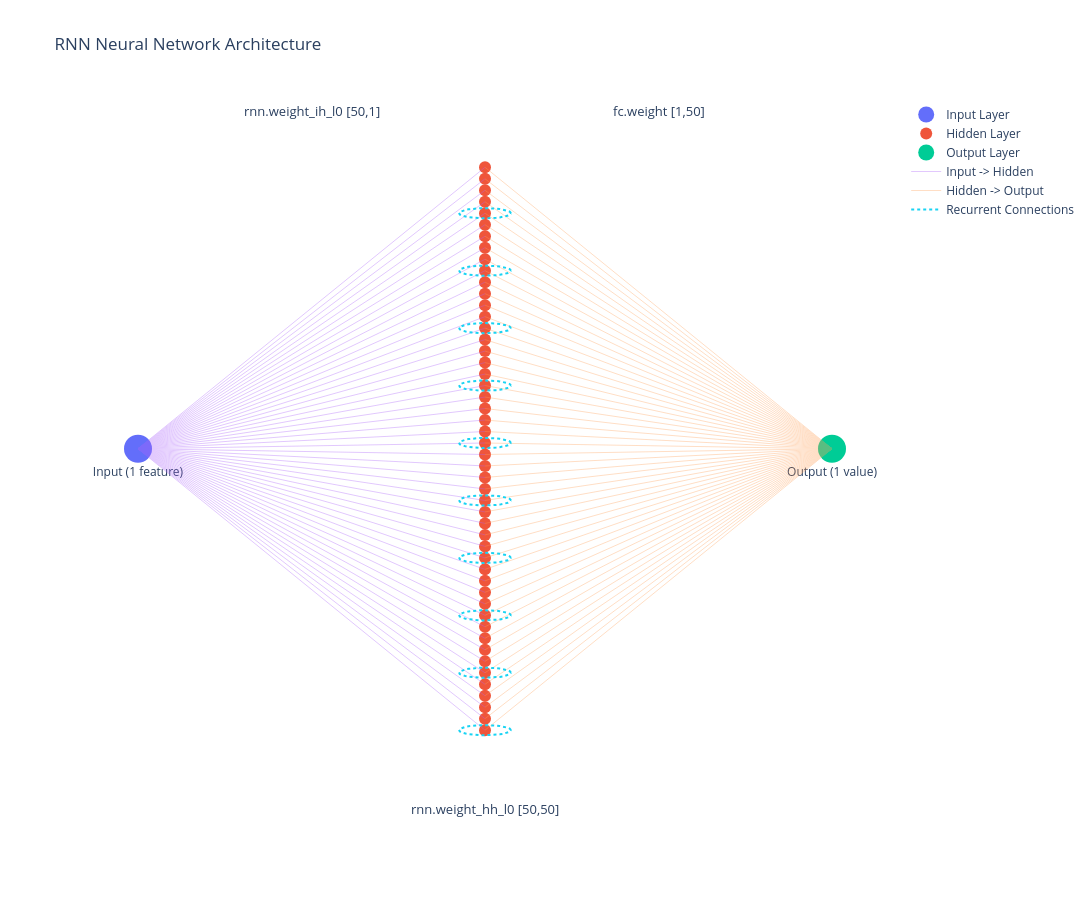

Notebook code cell kept with this figure:
### Markdown cell above
| Layer                | Description                           | Shape         | Weight / Bias Values Explanation |
|----------------------|---------------------------------------|---------------|----------------------------------|
| `rnn.weight_ih_l0`   | Input to Hidden Layer Weights        | `[50, 1]`     | Connects input feature to each of the 50 hidden units, influencing how input affects hidden activations. |
| `rnn.weight_hh_l0`   | Hidden to Hidden Layer Weights       | `[50, 50]`    | Connects each hidden unit to every other hidden unit, capturing temporal dependencies across time steps. |
| `rnn.bias_ih_l0`     | Input to Hidden Layer Biases         | `[50]`        | Adjusts the activation of each hidden unit to improve model flexibility for input transformations. |
| `rnn.bias_hh_l0`     | Hidden to Hidden Layer Biases        | `[50]`        | Adjusts hidden state outputs after combining them with hidden-to-hidden transformations. |
| `fc.weight`          | Fully Connected Layer Weights        | `[1, 50]`     | Connects 50 hidden units to a single output, combining RNN hidden states into one final output. |
| `fc.bias`            | Fully Connected Layer Bias           | `[1]`         | Single bias term adjusting the output of the fully connected layer. |

### Code cell
import plotly.graph_objects as go
import numpy as np

# ============================================================
# RNN ARCHITECTURE VISUALIZATION
# ============================================================

INPUT_SIZE = 1
HIDDEN_SIZE = 50
OUTPUT_SIZE = 1

fig = go.Figure()

# ------------------------------------------------------------
# NODE POSITIONS
# ------------------------------------------------------------

x_input = 0
x_hidden = 6
x_output = 12

# vertically center hidden layer
hidden_y = np.linspace(-25, 25, HIDDEN_SIZE)

# input/output centered
input_y = [0]
output_y = [0]

# ------------------------------------------------------------
# DRAW INPUT NODE
# ------------------------------------------------------------

fig.add_trace(
    go.Scatter(
        x=[x_input],
        y=input_y,
        mode="markers+text",
        marker=dict(size=28),
        text=["Input\n(1 feature)"],
        textposition="bottom center",
        name="Input Layer",
        hovertemplate=(
            "<b>Input Layer</b><br>"
            "Shape: [1]<br>"
            "Single time-series feature input"
            "<extra></extra>"
        )
    )
)

# ------------------------------------------------------------
# DRAW HIDDEN NODES
# ------------------------------------------------------------

fig.add_trace(
    go.Scatter(
        x=[x_hidden] * HIDDEN_SIZE,
        y=hidden_y,
        mode="markers",
        marker=dict(size=12),
        name="Hidden Layer",
        text=[
            (
                f"<b>Hidden Unit {i}</b><br>"
                f"Receives:<br>"
                "- Input weights from rnn.weight_ih_l0 [50,1]<br>"
                "- Recurrent weights from rnn.weight_hh_l0 [50,50]<br>"
                "- Biases from rnn.bias_ih_l0 and rnn.bias_hh_l0"
            )
            for i in range(HIDDEN_SIZE)
        ],
        hoverinfo="text"
    )
)

# ------------------------------------------------------------
# DRAW OUTPUT NODE
# ------------------------------------------------------------

fig.add_trace(
    go.Scatter(
        x=[x_output],
        y=output_y,
        mode="markers+text",
        marker=dict(size=28),
        text=["Output\n(1 value)"],
        textposition="bottom center",
        name="Output Layer",
        hovertemplate=(
            "<b>Output Layer</b><br>"
            "Shape: [1]<br>"
            "Receives weighted combination<br>"
            "from all 50 hidden units via fc.weight [1,50]"
            "<extra></extra>"
        )
    )
)

# ============================================================
# EDGES
# ============================================================

edge_x = []
edge_y = []

# ------------------------------------------------------------
# INPUT -> HIDDEN
# rnn.weight_ih_l0 [50,1]
# ------------------------------------------------------------

for hy in hidden_y:
    edge_x.extend([x_input, x_hidden, None])
    edge_y.extend([0, hy, None])

fig.add_trace(
    go.Scatter(
        x=edge_x,
        y=edge_y,
        mode="lines",
        line=dict(width=1),
        opacity=0.35,
        hoverinfo="skip",
        name="Input -> Hidden"
    )
)

# ------------------------------------------------------------
# HIDDEN -> OUTPUT
# fc.weight [1,50]
# ------------------------------------------------------------

edge_x = []
edge_y = []

for hy in hidden_y:
    edge_x.extend([x_hidden, x_output, None])
    edge_y.extend([hy, 0, None])

fig.add_trace(
    go.Scatter(
        x=edge_x,
        y=edge_y,
        mode="lines",
        line=dict(width=1),
        opacity=0.35,
        hoverinfo="skip",
        name="Hidden -> Output"
    )
)

# ------------------------------------------------------------
# RECURRENT CONNECTIONS
# rnn.weight_hh_l0 [50,50]
# ------------------------------------------------------------

# Instead of drawing all 2500 edges (too messy),
# draw representative recurrent loops.

loop_x = []
loop_y = []

for hy in hidden_y[::5]:  # every 5th node
    theta = np.linspace(0, 2*np.pi, 40)
    radius = 0.45

    xs = x_hidden + radius * np.cos(theta)
    ys = hy + radius * np.sin(theta)

    loop_x.extend(xs.tolist() + [None])
    loop_y.extend(ys.tolist() + [None])

fig.add_trace(
    go.Scatter(
        x=loop_x,
        y=loop_y,
        mode="lines",
        line=dict(width=2, dash="dot"),
        name="Recurrent Connections",
        hovertemplate=(
            "<b>rnn.weight_hh_l0</b><br>"
            "Shape: [50,50]<br>"
            "Each hidden unit connects to all hidden units<br>"
            "across time steps"
            "<extra></extra>"
        )
    )
)

# ============================================================
# ANNOTATIONS
# ============================================================

fig.add_annotation(
    x=3,
    y=30,
    text="rnn.weight_ih_l0 [50,1]",
    showarrow=False,
    font=dict(size=13)
)

fig.add_annotation(
    x=9,
    y=30,
    text="fc.weight [1,50]",
    showarrow=False,
    font=dict(size=13)
)

fig.add_annotation(
    x=6,
    y=-32,
    text="rnn.weight_hh_l0 [50,50]",
    showarrow=False,
    font=dict(size=13)
)

# ============================================================
# LAYOUT
# ============================================================

fig.update_layout(
    title="RNN Neural Network Architecture",
    width=1400,
    height=900,
    dragmode="zoom",
    hovermode="closest",
    showlegend=True,
    template="plotly_white",
    xaxis=dict(
        visible=False
    ),
    yaxis=dict(
        visible=False
    )
)

# ------------------------------------------------------------
# RENDER
# ------------------------------------------------------------

fig.show()

### Figure 1 — Plotly figure (JSON) as saved in the notebook; plotly's stock layout.template omitted (floating-point values rounded to 4 significant figures; data arrays with more than 128 entries replaced by an {"elided": "..."} marker saying what was removed)
{"data": [{"hovertemplate": "<b>Input Layer</b><br>Shape: [1]<br>Single time-series feature input<extra></extra>", "marker": {"size": 28}, "mode": "markers+text", "name": "Input Layer", "text": ["Input\n(1 feature)"], "textposition": "bottom center", "type": "scatter", "x": [0], "y": [0]}, {"hoverinfo": "text", "marker": {"size": 12}, "mode": "markers", "name": "Hidden Layer", "text": ["<b>Hidden Unit 0</b><br>Receives:<br>- Input weights from rnn.weight_ih_l0 [50,1]<br>- Recurrent weights from rnn.weight_hh_l0 [50,50]<br>- Biases from rnn.bias_ih_l0 and rnn.bias_hh_l0", "<b>Hidden Unit 1</b><br>Receives:<br>- Input weights from rnn.weight_ih_l0 [50,1]<br>- Recurrent weights from rnn.weight_hh_l0 [50,50]<br>- Biases from rnn.bias_ih_l0 and rnn.bias_hh_l0", "<b>Hidden Unit 2</b><br>Receives:<br>- Input weights from rnn.weight_ih_l0 [50,1]<br>- Recurrent weights from rnn.weight_hh_l0 [50,50]<br>- Biases from rnn.bias_ih_l0 and rnn.bias_hh_l0", "<b>Hidden Unit 3</b><br>Receives:<br>- Input weights from rnn.weight_ih_l0 [50,1]<br>- Recurrent weights from rnn.weight_hh_l0 [50,50]<br>- Biases from rnn.bias_ih_l0 and rnn.bias_hh_l0", "<b>Hidden Unit 4</b><br>Receives:<br>- Input weights from rnn.weight_ih_l0 [50,1]<br>- Recurrent weights from rnn.weight_hh_l0 [50,50]<br>- Biases from rnn.bias_ih_l0 and rnn.bias_hh_l0", "<b>Hidden Unit 5</b><br>Receives:<br>- Input weights from rnn.weight_ih_l0 [50,1]<br>- Recurrent weights from rnn.weight_hh_l0 [50,50]<br>- Biases from rnn.bias_ih_l0 and rnn.bias_hh_l0", "<b>Hidden Unit 6</b><br>Receives:<br>- Input weights from rnn.weight_ih_l0 [50,1]<br>- Recurrent weights from rnn.weight_hh_l0 [50,50]<br>- Biases from rnn.bias_ih_l0 and rnn.bias_hh_l0", "<b>Hidden Unit 7</b><br>Receives:<br>- Input weights from rnn.weight_ih_l0 [50,1]<br>- Recurrent weights from rnn.weight_hh_l0 [50,50]<br>- Biases from rnn.bias_ih_l0 and rnn.bias_hh_l0", "<b>Hidden Unit 8</b><br>Receives:<br>- Input weights from rnn.weight_ih_l0 [50,1]<br>- Recurrent weights from rnn.weight_hh_l0 [50,50]<br>- Biases from rnn.bias_ih_l0 and rnn.bias_hh_l0", "<b>Hidden Unit 9</b><br>Receives:<br>- Input weights from rnn.weight_ih_l0 [50,1]<br>- Recurrent weights from rnn.weight_hh_l0 [50,50]<br>- Biases from rnn.bias_ih_l0 and rnn.bias_hh_l0", "<b>Hidden Unit 10</b><br>Receives:<br>- Input weights from rnn.weight_ih_l0 [50,1]<br>- Recurrent weights from rnn.weight_hh_l0 [50,50]<br>- Biases from rnn.bias_ih_l0 and rnn.bias_hh_l0", "<b>Hidden Unit 11</b><br>Receives:<br>- Input weights from rnn.weight_ih_l0 [50,1]<br>- Recurrent weights from rnn.weight_hh_l0 [50,50]<br>- Biases from rnn.bias_ih_l0 and rnn.bias_hh_l0", "<b>Hidden Unit 12</b><br>Receives:<br>- Input weights from rnn.weight_ih_l0 [50,1]<br>- Recurrent weights from rnn.weight_hh_l0 [50,50]<br>- Biases from rnn.bias_ih_l0 and rnn.bias_hh_l0", "<b>Hidden Unit 13</b><br>Receives:<br>- Input weights from rnn.weight_ih_l0 [50,1]<br>- Recurrent weights from rnn.weight_hh_l0 [50,50]<br>- Biases from rnn.bias_ih_l0 and rnn.bias_hh_l0", "<b>Hidden Unit 14</b><br>Receives:<br>- Input weights from rnn.weight_ih_l0 [50,1]<br>- Recurrent weights from rnn.weight_hh_l0 [50,50]<br>- Biases from rnn.bias_ih_l0 and rnn.bias_hh_l0", "<b>Hidden Unit 15</b><br>Receives:<br>- Input weights from rnn.weight_ih_l0 [50,1]<br>- Recurrent weights from rnn.weight_hh_l0 [50,50]<br>- Biases from rnn.bias_ih_l0 and rnn.bias_hh_l0", "<b>Hidden Unit 16</b><br>Receives:<br>- Input weights from rnn.weight_ih_l0 [50,1]<br>- Recurrent weights from rnn.weight_hh_l0 [50,50]<br>- Biases from rnn.bias_ih_l0 and rnn.bias_hh_l0", "<b>Hidden Unit 17</b><br>Receives:<br>- Input weights from rnn.weight_ih_l0 [50,1]<br>- Recurrent weights from rnn.weight_hh_l0 [50,50]<br>- Biases from rnn.bias_ih_l0 and rnn.bias_hh_l0", "<b>Hidden Unit 18</b><br>Receives:<br>- Input weights from rnn.weight_ih_l0 [50,1]<br>- Recurrent weights from rnn.weight_hh_l0 [50,50]<br>- Biases from rnn.bias_ih_l0 and rnn.bias_hh_l0", "<b>Hidden Unit 19</b><br>Receives:<br>- Input weights from rnn.weight_ih_l0 [50,1]<br>- Recurrent weights from rnn.weight_hh_l0 [50,50]<br>- Biases from rnn.bias_ih_l0 and rnn.bias_hh_l0", "<b>Hidden Unit 20</b><br>Receives:<br>- Input weights from rnn.weight_ih_l0 [50,1]<br>- Recurrent weights from rnn.weight_hh_l0 [50,50]<br>- Biases from rnn.bias_ih_l0 and rnn.bias_hh_l0", "<b>Hidden Unit 21</b><br>Receives:<br>- Input weights from rnn.weight_ih_l0 [50,1]<br>- Recurrent weights from rnn.weight_hh_l0 [50,50]<br>- Biases from rnn.bias_ih_l0 and rnn.bias_hh_l0", "<b>Hidden Unit 22</b><br>Receives:<br>- Input weights from rnn.weight_ih_l0 [50,1]<br>- Recurrent weights from rnn.weight_hh_l0 [50,50]<br>- Biases from rnn.bias_ih_l0 and rnn.bias_hh_l0", "<b>Hidden Unit 23</b><br>Receives:<br>- Input weights from rnn.weight_ih_l0 [50,1]<br>- Recurrent weights from rnn.weight_hh_l0 [50,50]<br>- Biases from rnn.bias_ih_l0 and rnn.bias_hh_l0", "<b>Hidden Unit 24</b><br>Receives:<br>- Input weights from rnn.weight_ih_l0 [50,1]<br>- Recurrent weights from rnn.weight_hh_l0 [50,50]<br>- Biases from rnn.bias_ih_l0 and rnn.bias_hh_l0", "<b>Hidden Unit 25</b><br>Receives:<br>- Input weights from rnn.weight_ih_l0 [50,1]<br>- Recurrent weights from rnn.weight_hh_l0 [50,50]<br>- Biases from rnn.bias_ih_l0 and rnn.bias_hh_l0", "<b>Hidden Unit 26</b><br>Receives:<br>- Input weights from rnn.weight_ih_l0 [50,1]<br>- Recurrent weights from rnn.weight_hh_l0 [50,50]<br>- Biases from rnn.bias_ih_l0 and rnn.bias_hh_l0", "<b>Hidden Unit 27</b><br>Receives:<br>- Input weights from rnn.weight_ih_l0 [50,1]<br>- Recurrent weights from rnn.weight_hh_l0 [50,50]<br>- Biases from rnn.bias_ih_l0 and rnn.bias_hh_l0", "<b>Hidden Unit 28</b><br>Receives:<br>- Input weights from rnn.weight_ih_l0 [50,1]<br>- Recurrent weights from rnn.weight_hh_l0 [50,50]<br>- Biases from rnn.bias_ih_l0 and rnn.bias_hh_l0", "<b>Hidden Unit 29</b><br>Receives:<br>- Input weights from rnn.weight_ih_l0 [50,1]<br>- Recurrent weights from rnn.weight_hh_l0 [50,50]<br>- Biases from rnn.bias_ih_l0 and rnn.bias_hh_l0", "<b>Hidden Unit 30</b><br>Receives:<br>- Input weights from rnn.weight_ih_l0 [50,1]<br>- Recurrent weights from rnn.weight_hh_l0 [50,50]<br>- Biases from rnn.bias_ih_l0 and rnn.bias_hh_l0", "<b>Hidden Unit 31</b><br>Receives:<br>- Input weights from rnn.weight_ih_l0 [50,1]<br>- Recurrent weights from rnn.weight_hh_l0 [50,50]<br>- Biases from rnn.bias_ih_l0 and rnn.bias_hh_l0", "<b>Hidden Unit 32</b><br>Receives:<br>- Input weights from rnn.weight_ih_l0 [50,1]<br>- Recurrent weights from rnn.weight_hh_l0 [50,50]<br>- Biases from rnn.bias_ih_l0 and rnn.bias_hh_l0", "<b>Hidden Unit 33</b><br>Receives:<br>- Input weights from rnn.weight_ih_l0 [50,1]<br>- Recurrent weights from rnn.weight_hh_l0 [50,50]<br>- Biases from rnn.bias_ih_l0 and rnn.bias_hh_l0", "<b>Hidden Unit 34</b><br>Receives:<br>- Input weights from rnn.weight_ih_l0 [50,1]<br>- Recurrent weights from rnn.weight_hh_l0 [50,50]<br>- Biases from rnn.bias_ih_l0 and rnn.bias_hh_l0", "<b>Hidden Unit 35</b><br>Receives:<br>- Input weights from rnn.weight_ih_l0 [50,1]<br>- Recurrent weights from rnn.weight_hh_l0 [50,50]<br>- Biases from rnn.bias_ih_l0 and rnn.bias_hh_l0", "<b>Hidden Unit 36</b><br>Receives:<br>- Input weights from rnn.weight_ih_l0 [50,1]<br>- Recurrent weights from rnn.weight_hh_l0 [50,50]<br>- Biases from rnn.bias_ih_l0 and rnn.bias_hh_l0", "<b>Hidden Unit 37</b><br>Receives:<br>- Input weights from rnn.weight_ih_l0 [50,1]<br>- Recurrent weights from rnn.weight_hh_l0 [50,50]<br>- Biases from rnn.bias_ih_l0 and rnn.bias_hh_l0", "<b>Hidden Unit 38</b><br>Receives:<br>- Input weights from rnn.weight_ih_l0 [50,1]<br>- Recurrent weights from rnn.weight_hh_l0 [50,50]<br>- Biases from rnn.bias_ih_l0 and rnn.bias_hh_l0", "<b>Hidden Unit 39</b><br>Receives:<br>- Input weights from rnn.weight_ih_l0 [50,1]<br>- Recurrent weights from rnn.weight_hh_l0 [50,50]<br>- Biases from rnn.bias_ih_l0 and rnn.bias_hh_l0", "<b>Hidden Unit 40</b><br>Receives:<br>- Input weights from rnn.weight_ih_l0 [50,1]<br>- Recurrent weights from rnn.weight_hh_l0 [50,50]<br>- Biases from rnn.bias_ih_l0 and rnn.bias_hh_l0", "<b>Hidden Unit 41</b><br>Receives:<br>- Input weights from rnn.weight_ih_l0 [50,1]<br>- Recurrent weights from rnn.weight_hh_l0 [50,50]<br>- Biases from rnn.bias_ih_l0 and rnn.bias_hh_l0", "<b>Hidden Unit 42</b><br>Receives:<br>- Input weights from rnn.weight_ih_l0 [50,1]<br>- Recurrent weights from rnn.weight_hh_l0 [50,50]<br>- Biases from rnn.bias_ih_l0 and rnn.bias_hh_l0", "<b>Hidden Unit 43</b><br>Receives:<br>- Input weights from rnn.weight_ih_l0 [50,1]<br>- Recurrent weights from rnn.weight_hh_l0 [50,50]<br>- Biases from rnn.bias_ih_l0 and rnn.bias_hh_l0", "<b>Hidden Unit 44</b><br>Receives:<br>- Input weights from rnn.weight_ih_l0 [50,1]<br>- Recurrent weights from rnn.weight_hh_l0 [50,50]<br>- Biases from rnn.bias_ih_l0 and rnn.bias_hh_l0", "<b>Hidden Unit 45</b><br>Receives:<br>- Input weights from rnn.weight_ih_l0 [50,1]<br>- Recurrent weights from rnn.weight_hh_l0 [50,50]<br>- Biases from rnn.bias_ih_l0 and rnn.bias_hh_l0", "<b>Hidden Unit 46</b><br>Receives:<br>- Input weights from rnn.weight_ih_l0 [50,1]<br>- Recurrent weights from rnn.weight_hh_l0 [50,50]<br>- Biases from rnn.bias_ih_l0 and rnn.bias_hh_l0", "<b>Hidden Unit 47</b><br>Receives:<br>- Input weights from rnn.weight_ih_l0 [50,1]<br>- Recurrent weights from rnn.weight_hh_l0 [50,50]<br>- Biases from rnn.bias_ih_l0 and rnn.bias_hh_l0", "<b>Hidden Unit 48</b><br>Receives:<br>- Input weights from rnn.weight_ih_l0 [50,1]<br>- Recurrent weights from rnn.weight_hh_l0 [50,50]<br>- Biases from rnn.bias_ih_l0 and rnn.bias_hh_l0", "<b>Hidden Unit 49</b><br>Receives:<br>- Input weights from rnn.weight_ih_l0 [50,1]<br>- Recurrent weights from rnn.weight_hh_l0 [50,50]<br>- Biases from rnn.bias_ih_l0 and rnn.bias_hh_l0"], "type": "scatter", "x": [6, 6, 6, 6, 6, 6, 6, 6, 6, 6, 6, 6, 6, 6, 6, 6, 6, 6, 6, 6, 6, 6, 6, 6, 6, 6, 6, 6, 6, 6, 6, 6, 6, 6, 6, 6, 6, 6, 6, 6, 6, 6, 6, 6, 6, 6, 6, 6, 6, 6], "y": [-25.0, -23.98, -22.96, -21.94, -20.92, -19.9, -18.88, -17.86, -16.84, -15.82, -14.8, -13.78, -12.76, -11.73, -10.71, -9.694, -8.673, -7.653, -6.633, -5.612, -4.592, -3.571, -2.551, -1.531, -0.5102, 0.5102, 1.531, 2.551, 3.571, 4.592, 5.612, 6.633, 7.653, 8.673, 9.694, 10.71, 11.73, 12.76, 13.78, 14.8, 15.82, 16.84, 17.86, 18.88, 19.9, 20.92, 21.94, 22.96, 23.98, 25.0]}, {"hovertemplate": "<b>Output Layer</b><br>Shape: [1]<br>Receives weighted combination<br>from all 50 hidden units via fc.weight [1,50]<extra></extra>", "marker": {"size": 28}, "mode": "markers+text", "name": "Output Layer", "text": ["Output\n(1 value)"], "textposition": "bottom center", "type": "scatter", "x": [12], "y": [0]}, {"hoverinfo": "skip", "line": {"width": 1}, "mode": "lines", "name": "Input -> Hidden", "opacity": 0.35, "type": "scatter", "x": {"elided": "150 int values"}, "y": {"elided": "150 float values"}}, {"hoverinfo": "skip", "line": {"width": 1}, "mode": "lines", "name": "Hidden -> Output", "opacity": 0.35, "type": "scatter", "x": {"elided": "150 int values"}, "y": {"elided": "150 float values"}}, {"hovertemplate": "<b>rnn.weight_hh_l0</b><br>Shape: [50,50]<br>Each hidden unit connects to all hidden units<br>across time steps<extra></extra>", "line": {"dash": "dot", "width": 2}, "mode": "lines", "name": "Recurrent Connections", "type": "scatter", "x": {"elided": "410 float values"}, "y": {"elided": "410 float values"}}], "layout": {"annotations": [{"font": {"size": 13}, "showarrow": false, "text": "rnn.weight_ih_l0 [50,1]", "x": 3, "y": 30}, {"font": {"size": 13}, "showarrow": false, "text": "fc.weight [1,50]", "x": 9, "y": 30}, {"font": {"size": 13}, "showarrow": false, "text": "rnn.weight_hh_l0 [50,50]", "x": 6, "y": -32}], "dragmode": "zoom", "height": 900, "hovermode": "closest", "showlegend": true, "title": {"text": "RNN Neural Network Architecture"}, "width": 1400, "xaxis": {"visible": false}, "yaxis": {"visible": false}}}
